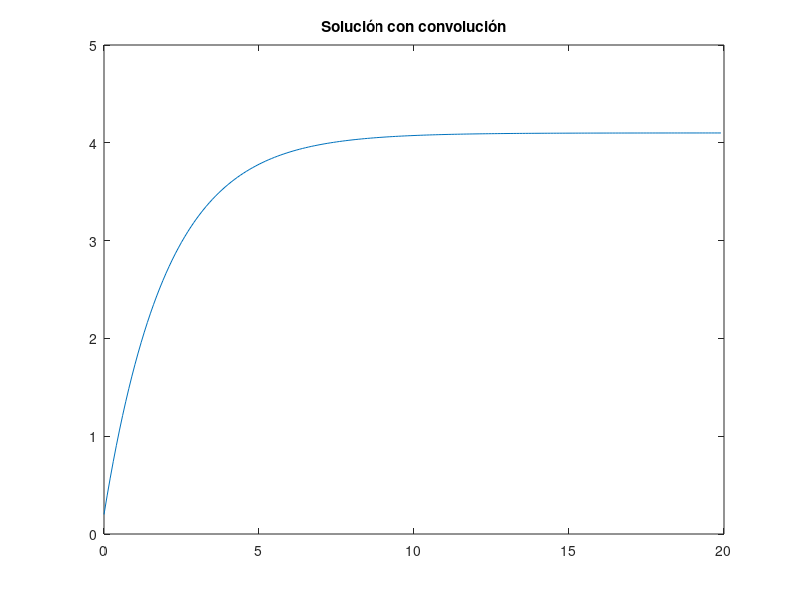
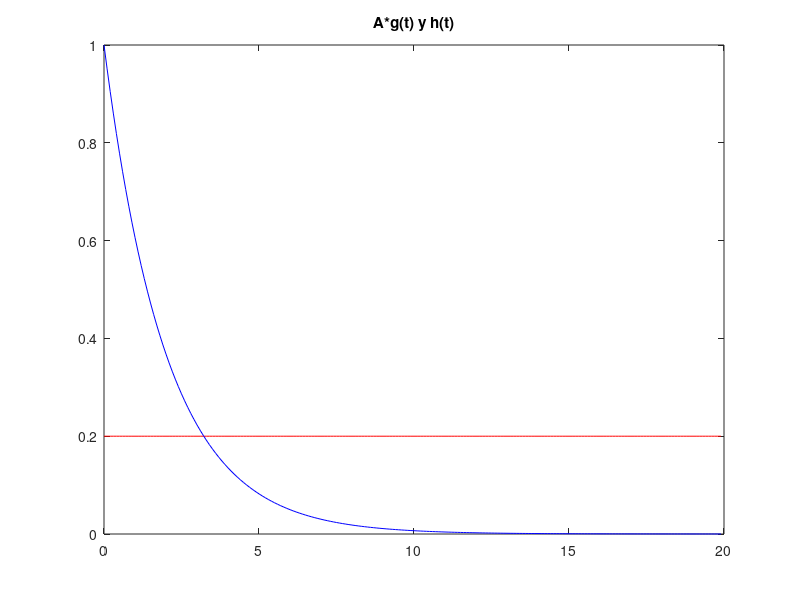

MATLAB code to generate these figures, in order:
function convolucion_01

    p = 0.5;
    A = 0.2;

    t0 = 0;
    tf = 2*(5/p);

    N = 200;
    dt = (tf-t0)/N;

    for i = 1 : N
        t(i) = t0 + (i-1)*dt;
        g(i) = 1;
        h(i) = e^(-p*t(i));
    end

    y = conv(h, A*g);

    figure(1)
    plot(t, y(1:length(t)));
    title("Solución con convolución")

    figure(2)
    plot(t, A*g, "red", t, h, "blue");
    title("A*g(t) y h(t)")



end